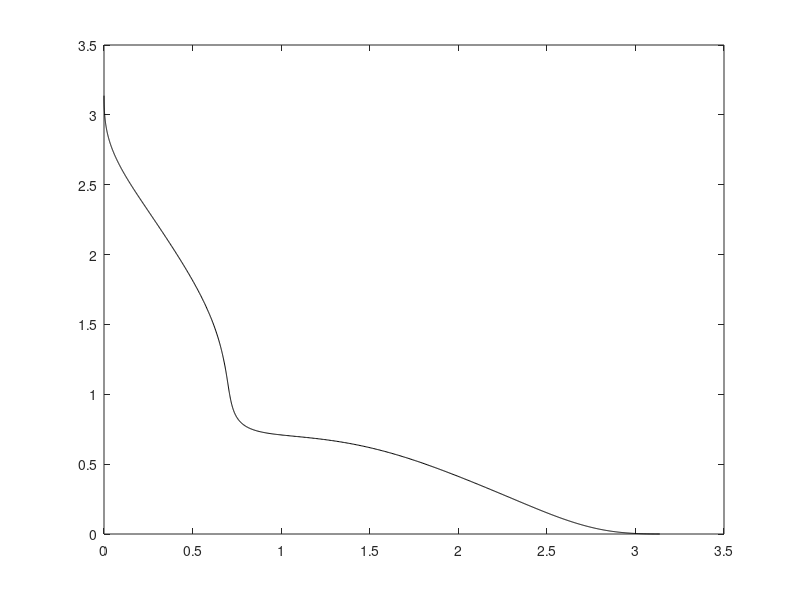

Here is the MATLAB script that generated this plot: (Note: this script raises an error after producing the figure.)
P =1;
M = 2; %% objs
%%%%%%%%%%%%%%%%%%%%%%%%%%%%%%%%%%%%%%%%%%%%%%%%%%%%%%%%%%
x=[0:0.001:1];
A=2;
B=1;
S=2;
m1 = 2 - exp(cos(A.*power(x, B).*pi)+0.5.*(cos(A.*power(x, B).*pi)-0.5).^4)./(power(2, S).* A);
m= 2.^(m1);
f1=m.*(1-cos(x.*pi./2));
f2=m.*(1-sin(x.*pi./2));
plot(f1,f2,'k');
hold on
% %%%%%%%%%%%%%%%%%%%%%%%%%%%%%%%%%%%%%%%%%%%%%%%%%%%%%%%%%%
%% parameters in knee function;
m1 =  2 - exp(cos(A.*power(x, B).*pi)+0.5.*(cos(A.*power(x, B).*pi)-0.5).^4)./(power(2, S).* A);
%%%%%%%%%%%%%%%%%%%%%%%%%%%%%%%%%%%%%%%%%%%%%%%%%%%%%%%%%%%%%%%%%%%%%%%%%%%
%% find the index of the minima  
[~,N] = size(x); %% the size of x
index = round(N/2); %% there are two minima of the knee function. 
[mm,mxid] = min(m1(1,1:index));
[mm2,mxid2] = min(m1(1,index:N));
%% corresponding x 
xknee = [];
minx = x(mxid);
minx2 = x(mxid2+index-1);
xknee =[xknee;minx;minx2];
fxknee = repmat(xknee',M-1,1); %% the xknee set.
%%%%%%%%%%%%%%%%%%%%%%%%%%%%%%%%%%%%%%%%%%%%%%%%%%%%%%%%%%%%%%%%%%%%%%%%%%%
%% parameters in knee function;
m1 =  2 - exp(cos(A.*power(u, B).*pi)+0.5.*(cos(A.*power(u, B).*pi)-0.5).^4)./(power(2, S).* A);
%%%%%%%%%%%%%%%%%%%%%%%%%%%%%%%%%%%%%%%%%%%%%%%%%%%%%%%%%%%%%%%%%%%%%%%%%%%
%% find the index of the minima  
[~,N] = size(x); %% the size of x
index = round(N/2); %% there are two minima of the knee function. 
[mm,mxid] = min(m1(1,1:index));
[mm2,mxid2] = min(m1(1,index:N));
%% corresponding x 
xknee = [];
minx = x(mxid);
minx2 = x(mxid2+index-1);
xknee =[xknee;minx;minx2];
fxknee = repmat(xknee',M-1,1); %% the xknee set.
%%%%%%%%%%%%%%%%%%%%%%%%%%%%%%%%%%%%%%%%%%%%%%%%%%%%%%%%%%%%%%%%%%%%%%%%%%%
%% do combinations among the fxknee. [1 2;4 5;7 8;10 11;13 14....] 
%% if there are 1 interval, then there are in the same line
com = zeros(M-1,2); %% 2 --> two minima
for i=1:M-1
   com(i,1) = 3*i-2;
   com(i,2) = 3*i-1;
end
com2 = reshape(com,[1,2*(M-1)]);
com3 = combnk(com2,M-1);
fcom = [];
[nr,nc] = size(com3);
for i=1:nr
    com4 = combnk(com3(i,:),2);
    [row,col] = size(com4);
    com5 = com4(:,2)-com4(:,1);
    if ~any((com5+1)==0) & ~any((com5-1)==0)
        fcom = [fcom;com3(i,:)];
    end
end
fcom = sort(fcom,2); %% sort array and save the position of the xknee.
[nrf,ncf] = size(fcom);
oxknee = xknee';
vark = []; %% save the true x knee point
ffcom = mod(fcom,3);
for i=1:nrf
    for j =1: ncf
        if ffcom(i,j) == 1
            tmp =  oxknee(1,1);
            vark(i,j) = tmp;
        end
        if  ffcom(i,j) == 2
            tmp =  oxknee(1,2);
            vark(i,j) = tmp;
        end
    end
end
mk = zeros(nrf,M-1);
mknee = zeros(nrf,1);
for i=1:M-1
    mk(:,i)  = 2 - exp(cos(A.*power(vark(:,i), B).*pi)+0.5.*(cos(A.*power(vark(:,i), B).*pi)-0.5).^4)./(power(2, S).* A);
end
Tr = mk'; %% transposition
if M>2
   mknee = prod(Tr(:,1:nrf))./(M-1); %% multiplicative
end
if M==2
   mknee = Tr(:,1:nrf)./(M-1); %% multiplicative
end
mknee = 2.^(mknee'); %% transposition
%% construct the shape functions:           
PopObj = ones(nrf,M);     
for i=1:M
    PopObj(:,i) = PopObj(:,i).*mknee;  
 end
 for i=1:M
               for j=1:M-i
                  PopObj(:,i) =  PopObj(:,i).*(1-cos(power(vark(:,j), P).*pi./2))
               end
               if i~=1
                   aux = M - i +1;
                   PopObj(:,i)= PopObj(:,i).*(1-sin(power(vark(:,aux), P).*pi./2));
               end
end
%%%%%%%%%%%%%%%%%%%%%%%%%%%%%%%%%%%%%%%%%%%%%%%%%%%%%%%%%%
plot(PopObj(:,1),PopObj(:,2),'r*');
% plot3(PopObj(:,1),PopObj(:,2),PopObj(:,3),'r*');
hold on
%%%%%%%%%%%%%%%%%%%%%%%%%%%%%%%%%%%%%%%%%%%%%%%%%%%%%%%%%%%
saveKnee('PMOP6-',PopObj,M);
% view(124,21)
